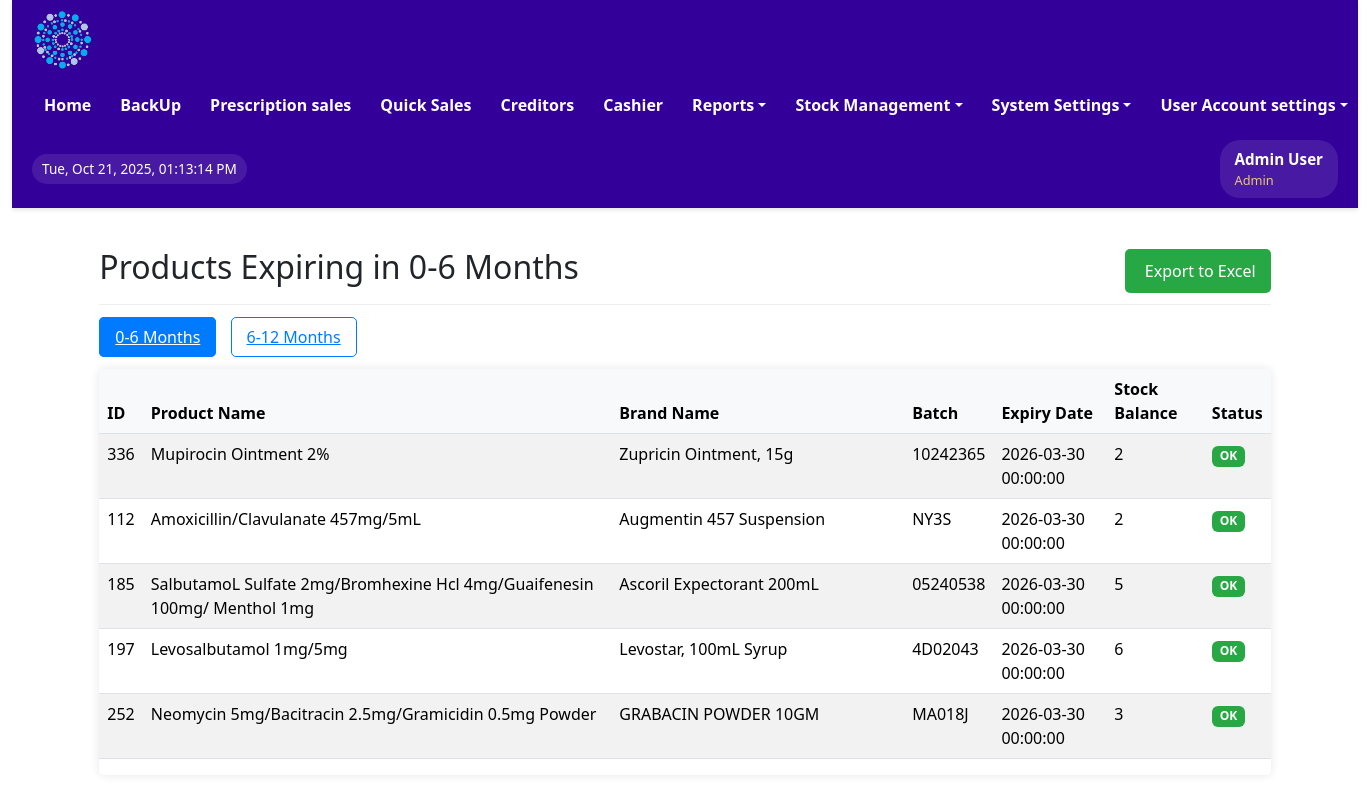
Page /stocks/sixmonths_expiry.php?range=0-6 (signed in) on the committed database.
### tables this page shows
CREATE TABLE IF NOT EXISTS `users` (
  `user_id` int NOT NULL AUTO_INCREMENT,
  `first_name` varchar(100) NOT NULL,
  `last_name` varchar(100) NOT NULL,
  `email` varchar(100) NOT NULL,
  `password` varchar(100) DEFAULT NULL,
  `username` varchar(100) DEFAULT NULL,
  `sex` varchar(50) NOT NULL,
  `mobile` int NOT NULL,
  `userrole` varchar(100) NOT NULL,
  `staff_number` varchar(50) NOT NULL,
  `date_created` datetime DEFAULT CURRENT_TIMESTAMP,
  PRIMARY KEY (`user_id`),
  UNIQUE KEY `email` (`email`),
  UNIQUE KEY `mobile` (`mobile`),
  UNIQUE KEY `staff_number` (`staff_number`)
);

CREATE TABLE IF NOT EXISTS `stocks` (
  `stockID` int NOT NULL AUTO_INCREMENT,
  `id` int NOT NULL,
  `transactionType` varchar(100) DEFAULT NULL,
  `productname` varchar(100) NOT NULL,
  `brandname` varchar(500) DEFAULT NULL,
  `reorderLevel` int DEFAULT NULL,
  `openingBalance` double DEFAULT '0',
  `quantityIn` int DEFAULT NULL,
  `batch` varchar(50) DEFAULT NULL,
  `expiryDate` datetime DEFAULT NULL,
  `receivedFrom` varchar(100) DEFAULT NULL,
  `quantityOut` int DEFAULT '0',
  `transDate` datetime DEFAULT CURRENT_TIMESTAMP,
  `stockBalance` int DEFAULT NULL,
  `status` varchar(100) DEFAULT NULL,
  `transBy` varchar(100) DEFAULT NULL,
  PRIMARY KEY (`stockID`),
  KEY `idx_stocks_brandname_transDate` (`brandname`,`transDate` DESC)
);

CREATE TABLE IF NOT EXISTS `products` (
  `id` int NOT NULL AUTO_INCREMENT,
  `category` varchar(100) NOT NULL,
  `productname` varchar(500) NOT NULL,
  `brandname` varchar(500) DEFAULT NULL,
  `packsize` int DEFAULT NULL,
  `pack_price` double DEFAULT NULL,
  `unit_price` decimal(10,2) DEFAULT '0.00',
  `price` double DEFAULT '0',
  `reorder_level` int DEFAULT '0',
  `currentstatus` varchar(100) NOT NULL DEFAULT 'active',
  `date_created` datetime DEFAULT CURRENT_TIMESTAMP,
  PRIMARY KEY (`id`),
  UNIQUE KEY `brandname` (`brandname`)
);

### stocks/sixmonths_expiry.php (the view, shortened to what this page needs)
<?php
include '../includes/config.php';
include '../includes/header.php';
$currentDate = date('Y-m-d');
$sixMonthsFromNow = date('Y-m-d', strtotime('+6 months'));
$twelveMonthsFromNow = date('Y-m-d', strtotime('+12 months'));
$range = isset($_GET['range']) ? $_GET['range'] : '0-6';
$title = "Products Expiring in 0-6 Months";
if ($range === '6-12') {
    $title = "Products Expiring in 6-12 Months";
    $dateCondition = "expiryDate BETWEEN '$sixMonthsFromNow' AND '$twelveMonthsFromNow'";
} else {
    $dateCondition = "expiryDate BETWEEN '$currentDate' AND '$sixMonthsFromNow'";
}
$sql = "SELECT s.*, p.productname
        FROM stocks s
        LEFT JOIN products p ON s.id = p.id
        WHERE $dateCondition AND s.stockBalance > 0
        ORDER BY s.expiryDate ASC";
$result = $conn->query($sql);
?>
<!DOCTYPE html>
<html lang="en">
<head>
    <link rel="stylesheet" href="../assets/css/bootstrap.min.css" type="text/css">
</head>
<body>
    <div class="container">
        <div class="page-header">
            <h2><?php echo $title; ?></h2>
            <form method="post">
                <button type="submit" name="export_excel" id="export-excel" onclick="exportToExcel()">
                    <i class="fas fa-file-excel"></i>Export to Excel
                </button>
            </form>
        </div>
        <div class="range-selector">
            <a href="?range=0-6" class="range-btn <?php echo $range === '0-6' ? 'active' : ''; ?>">0-6 Months</a>
            <a href="?range=6-12" class="range-btn <?php echo $range === '6-12' ? 'active' : ''; ?>">6-12 Months</a>
        </div>
        <div class="table-responsive">
            <table class="table table-striped table-hover">
                <thead class="thead-light">
                    <tr>
                        <th>ID</th>
                        <th style="width: 40%;">Product Name</th>
                        <th style="width: 25%;">Brand Name</th>
                        <th style="width: 5%;">Batch</th>
                        <th>Expiry Date</th>
                        <th>Stock Balance</th>
                        <th>Status</th>
                    </tr>
                </thead>
                <tbody>
                    <?php if ($result->num_rows > 0): ?>
                        <?php while($row = $result->fetch_assoc()):
                            $expiryStatus = '';
                            $expiryDate = new DateTime($row['expiryDate']);
                            $today = new DateTime();
                            $diff = $today->diff($expiryDate);
                            $months = ($diff->y * 12) + $diff->m;
                            if ($expiryDate < $today) {
                                $expiryStatus = 'badge-expired';
                                $statusText = 'Expired';
                            } elseif ($months <= 3) {
                                $expiryStatus = 'badge-expiring-soon';
                                $statusText = 'Expiring Soon';
                            } else {
                                $expiryStatus = 'badge-safe';
                                $statusText = 'OK';
                            }
                        ?>
                            <tr>
                                <td><?php echo htmlspecialchars($row['id']); ?></td>
                                <td><?php echo htmlspecialchars($row['productname']); ?></td>
                                <td><?php echo htmlspecialchars($row['brandname']); ?></td>
                                <td><?php echo htmlspecialchars($row['batch']); ?></td>
                                <td><?php echo htmlspecialchars($row['expiryDate']); ?></td>
                                <td><?php echo htmlspecialchars($row['stockBalance']); ?></td>
                                <td><span class="badge <?php echo $expiryStatus; ?>"><?php echo $statusText; ?></span></td>
                            </tr>
                        <?php endwhile; ?>
                    <?php else: ?>
                        <tr>
                            <td colspan="7" class="text-center">No products found in this expiry range.</td>
                        </tr>
                    <?php endif; ?>
                </tbody>
            </table>
        </div>
    </div>
</body>
</html>

### includes/header.php (shortened to what this page needs)
<?php
include('config.php');
$userDetails = [
    'user_id' => $_SESSION['user_id'] ?? null,
    'username' => 'Guest',
    'full_name' => 'Guest User',
    'first_name' => 'Guest',
    'last_name' => 'User',
    'email' => '',
    'mobile' => '',
    'userrole' => $_SESSION['userrole'],
    'staff_number' => '',
    'sex' => ''
];
if ($userDetails['user_id']) {
    $stmt = $conn->prepare("SELECT
                user_id, first_name, last_name, email, username,
                sex, mobile, userrole, staff_number
            FROM users
            WHERE user_id = ?");
    $stmt->bind_param("i", $userDetails['user_id']);
    $stmt->execute();
    $result = $stmt->get_result();
    if ($result->num_rows > 0) {
        $dbData = $result->fetch_assoc();
        $userDetails = array_merge($userDetails, [
            'username' => htmlspecialchars($dbData['username']),
            'full_name' => htmlspecialchars($dbData['first_name'] . ' ' . $dbData['last_name']),
            'first_name' => htmlspecialchars($dbData['first_name']),
            'last_name' => htmlspecialchars($dbData['last_name']),
            'email' => htmlspecialchars($dbData['email']),
            'mobile' => htmlspecialchars($dbData['mobile']),
            'sex' => htmlspecialchars($dbData['sex']),
            'staff_number' => htmlspecialchars($dbData['staff_number']),
            'userrole' => htmlspecialchars($dbData['userrole'])
        ]);
    }
}
$userrole = $userDetails['userrole'];
$full_name = $userDetails['full_name'];
?>
<!DOCTYPE html>
<html lang="en">
<head>
    <link rel="stylesheet" href="../assets/css/bootstrap.min.css" type="text/css">
</head>
<body>
    <div class="container-fluid">
        <div class="main-header">
            <div class="header-content">
                <div class="logo-container">
                    <img src="../assets/images/Logo-round-nobg-2.png" alt="Pharmacy Logo">
                </div>
                <nav class="main-nav">
                    <ul class="nav-list">
                        <?php if (in_array($userrole, ['Admin', 'Supervisor', 'Manager'])) : ?>
                            <li class="nav-item"><a href="../dashboard/admin_dashboard.php" class="nav-link">Home</a></li>
                            <li class="nav-item"><a href="../Backup/backup.php" class="nav-link">BackUp</a></li>
                            <li class="nav-item"><a href="../sales/orders.php" class="nav-link">Prescription sales</a></li>
                            <li class="nav-item"><a href="../sales/direct_orders.php" class="nav-link">Quick Sales</a></li>
                            <li class="nav-item"><a href="../views/view_credit_sales.php" class="nav-link">Creditors</a></li>
                            <li class="nav-item"><a href="../sales/view_order.php" class="nav-link">Cashier</a></li>
                        <?php endif; ?>
                        <?php if (in_array($userrole, ['Admin', 'Supervisor', 'Manager'])) : ?>
                        <li class="dropdown">
                            <a href="#" class="dropdown-toggle">Reports</a>
                        </li>
                        <?php endif; ?>
                        <?php if (in_array($userrole, ['Admin', 'Supervisor', 'Manager', 'Cashier'])) : ?>
                        <li class="dropdown">
                            <a href="#" class="dropdown-toggle">Stock Management</a>
                        </li>
                        <?php endif; ?>
                        <?php if (in_array($userrole, ['Admin'])) : ?>
                        <li class="dropdown">
                            <a href="#" class="dropdown-toggle">System Settings</a>
                        </li>
                        <?php endif; ?>
                        <?php if (in_array($userrole, ['Admin', 'Supervisor', 'Manager', 'Cashier', 'Cleaner', 'Security', 'Pharmtech'])) : ?>
                        <li class="dropdown user-menu">
                            <a href="#" class="dropdown-toggle">User Account settings</a>
                        </li>
                        <?php endif; ?>
                    </ul>
                </nav>
                <div id="date-time" class="date-time-display"></div>
                <div class="user-info-header">
                    <div class="user-details">
                        <span class="user-name"><?php echo htmlspecialchars($full_name); ?></span>
                        <span class="user-role"><?php echo htmlspecialchars($userrole); ?></span>
                    </div>
                </div>
            </div>
        </div>
</body>
</html>

### includes/header.php (style rules this page uses)
* { box-sizing:border-box;margin:0;padding:0 }
.main-header { background-color:#330099;padding:10px 20px;box-shadow:0 2px 4px rgba(0,0,0,0.1);position:sticky;top:0;z-index:1000;min-height:70px;color:#FFF }
.header-content { display:flex;align-items:center;justify-content:space-between;width:100%;margin:0 auto;gap:15px;flex-wrap:wrap }
.logo-container { display:flex;align-items:center }
.logo-container img { height:60px;width:auto }
.user-info-header { display:flex;align-items:center;gap:10px;background:rgba(255,255,255,0.1);padding:8px 15px;border-radius:20px;color:#FFF;white-space:nowrap }
.user-info-header .user-details { display:flex;flex-direction:column;align-items:flex-start }
.user-info-header .user-name { font-weight:bold;font-size:0.95em }
.user-info-header .user-role { font-size:0.8em;opacity:0.9;color:#FBD875 }
.main-nav { display:flex;align-items:center }
.main-nav .nav-list { list-style:none;margin:0;padding:0;display:flex;align-items:center;gap:5px }
.main-nav .nav-item,.main-nav .dropdown { color:#FFF }
.main-nav .nav-link,.main-nav .dropdown-toggle { display:block;padding:8px 12px;text-decoration:none;color:#FFF;font-weight:600;white-space:nowrap;border-radius:4px;transition:background 0.1s }
.dropdown { position:relative }
.date-time-display { font-size:0.85em;color:#FFF;padding:5px 10px;background:rgba(255,255,255,0.1);border-radius:15px;white-space:nowrap }

### stocks/sixmonths_expiry.php (style rules this page uses)
.container { max-width: 90%; margin: 20px auto; padding: 20px; }
.page-header { display: flex; justify-content: space-between; align-items: center; margin-bottom: 20px; padding-bottom: 10px; border-bottom: 1px solid #eee; }
#export-excel { background-color: #28a745; color: white; border: none; padding: 10px 15px; border-radius: 5px; cursor: pointer; display: flex; align-items: center; gap: 5px; }
.table-responsive { background: white; border-radius: 5px; box-shadow: 0 0 10px rgba(0,0,0,0.1); overflow: hidden; }
.table th { background-color: #f8f9fa; border-top: none; }
.badge-safe { background-color: #28a745; color: white; }
.range-selector { margin-bottom: 20px; }
.range-btn { margin-right: 10px; padding: 8px 15px; border: 1px solid #007bff; background: white; color: #007bff; border-radius: 5px; cursor: pointer; }
.range-btn.active { background: #007bff; color: white; }

### rows in the picture
users: userrole "Admin"
stocks: id "336", products.productname "Mupirocin Ointment 2%", brandname "Zupricin Ointment, 15g", batch "10242365", expiryDate "2026-03-30 00:00:00", stockBalance "2", expiryDate "OK"
stocks: id "112", products.productname "Amoxicillin/Clavulanate 457mg/5mL", brandname "Augmentin 457 Suspension", batch "NY3S", expiryDate "2026-03-30 00:00:00", stockBalance "2", expiryDate "OK"
stocks: id "185", products.productname "SalbutamoL Sulfate 2mg/Bromhexine Hcl 4mg/Guaifenesin 100mg/ Menthol 1mg", brandname "Ascoril Expectorant 200mL", batch "05240538", expiryDate "2026-03-30 00:00:00", stockBalance "5", expiryDate "OK"
stocks: id "197", products.productname "Levosalbutamol 1mg/5mg", brandname "Levostar, 100mL Syrup", batch "4D02043", expiryDate "2026-03-30 00:00:00", stockBalance "6", expiryDate "OK"
stocks: id "252", products.productname "Neomycin 5mg/Bacitracin 2.5mg/Gramicidin 0.5mg Powder", brandname "GRABACIN POWDER 10GM", batch "MA018J", expiryDate "2026-03-30 00:00:00", stockBalance "3", expiryDate "OK"

### other values in the picture
$full_name "Admin User"
$title "Products Expiring in 0-6 Months"
